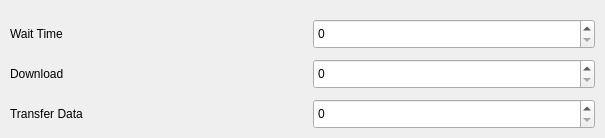
<?xml version="1.0" encoding="UTF-8"?>
<ui version="4.0">
 <class>C_FlaSetAdvancedPropertiesWidget</class>
 <widget class="QWidget" name="C_FlaSetAdvancedPropertiesWidget">
  <property name="geometry">
   <rect>
    <x>0</x>
    <y>0</y>
    <width>605</width>
    <height>138</height>
   </rect>
  </property>
  <property name="windowTitle">
   <string>C_FlaSetAdvancedPropertiesWidget</string>
  </property>
  <layout class="QVBoxLayout" name="verticalLayout">
   <property name="spacing">
    <number>0</number>
   </property>
   <property name="leftMargin">
    <number>0</number>
   </property>
   <property name="topMargin">
    <number>0</number>
   </property>
   <property name="rightMargin">
    <number>0</number>
   </property>
   <property name="bottomMargin">
    <number>0</number>
   </property>
   <item>
    <widget class="stw::opensyde_gui_elements::C_CamOgeWiSettingSubSection" name="pc_WiHeader" native="true"/>
   </item>
   <item>
    <widget class="QWidget" name="pc_WiContent" native="true">
     <layout class="QGridLayout" name="gridLayout">
      <property name="leftMargin">
       <number>10</number>
      </property>
      <property name="topMargin">
       <number>9</number>
      </property>
      <property name="rightMargin">
       <number>10</number>
      </property>
      <property name="bottomMargin">
       <number>9</number>
      </property>
      <property name="horizontalSpacing">
       <number>0</number>
      </property>
      <property name="verticalSpacing">
       <number>10</number>
      </property>
      <item row="2" column="0">
       <widget class="stw::opensyde_gui_elements::C_OgeLabGenericNoPaddingNoMargins" name="pc_LabTransferDataTimeout">
        <property name="text">
         <string>Transfer Data</string>
        </property>
       </widget>
      </item>
      <item row="2" column="2">
       <widget class="stw::opensyde_gui_elements::C_FlaOgeSpxDark" name="pc_SpxTransferDataTimeout">
        <property name="minimumSize">
         <size>
          <width>0</width>
          <height>30</height>
         </size>
        </property>
        <property name="maximumSize">
         <size>
          <width>16777215</width>
          <height>30</height>
         </size>
        </property>
       </widget>
      </item>
      <item row="0" column="0">
       <widget class="stw::opensyde_gui_elements::C_OgeLabGenericNoPaddingNoMargins" name="pc_LabFlashloaderResetWaitTime">
        <property name="text">
         <string>Wait Time</string>
        </property>
       </widget>
      </item>
      <item row="1" column="0">
       <widget class="stw::opensyde_gui_elements::C_OgeLabGenericNoPaddingNoMargins" name="pc_LabRequestDownloadTimeout">
        <property name="text">
         <string>Download</string>
        </property>
       </widget>
      </item>
      <item row="1" column="2">
       <widget class="stw::opensyde_gui_elements::C_FlaOgeSpxDark" name="pc_SpxRequestDownloadTimeout">
        <property name="minimumSize">
         <size>
          <width>0</width>
          <height>30</height>
         </size>
        </property>
        <property name="maximumSize">
         <size>
          <width>16777215</width>
          <height>30</height>
         </size>
        </property>
       </widget>
      </item>
      <item row="0" column="2">
       <widget class="stw::opensyde_gui_elements::C_FlaOgeSpxDark" name="pc_SpxFlashloaderResetWaitTime">
        <property name="minimumSize">
         <size>
          <width>0</width>
          <height>30</height>
         </size>
        </property>
        <property name="maximumSize">
         <size>
          <width>16777215</width>
          <height>30</height>
         </size>
        </property>
       </widget>
      </item>
      <item row="0" column="1">
       <spacer name="horizontalSpacer">
        <property name="orientation">
         <enum>Qt::Horizontal</enum>
        </property>
        <property name="sizeType">
         <enum>QSizePolicy::Fixed</enum>
        </property>
        <property name="sizeHint" stdset="0">
         <size>
          <width>20</width>
          <height>0</height>
         </size>
        </property>
       </spacer>
      </item>
     </layout>
    </widget>
   </item>
  </layout>
 </widget>
 <customwidgets>
  <customwidget>
   <class>stw::opensyde_gui_elements::C_CamOgeWiSettingSubSection</class>
   <extends>QWidget</extends>
   <header>C_CamOgeWiSettingSubSection.hpp</header>
   <container>1</container>
  </customwidget>
  <customwidget>
   <class>stw::opensyde_gui_elements::C_OgeLabGenericNoPaddingNoMargins</class>
   <extends>QLabel</extends>
   <header>C_OgeLabGenericNoPaddingNoMargins.hpp</header>
  </customwidget>
  <customwidget>
   <class>stw::opensyde_gui_elements::C_FlaOgeSpxDark</class>
   <extends>QSpinBox</extends>
   <header>C_FlaOgeSpxDark.hpp</header>
  </customwidget>
 </customwidgets>
 <resources/>
 <connections/>
</ui>
